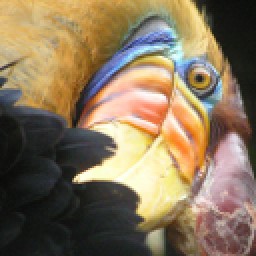
#> input picture bird_small.png, 128 x 128 px (shown 2 times larger)
$ python dim_red_try.py
#> lines starting #> are read from the running program, lines starting #| are printed output that depends on the picture
### dimensionality_reduction.py
import random
import numpy as np
from numpy.linalg import svd
import matplotlib.pyplot as plt

from utils.utility import mean_normalize

class PCA:
    def __init__(self, k_dim=2):
        self.k_dim = k_dim

        return

    def fit(self, X):
        m, n = X.shape
        X, mu = mean_normalize(X)
        # cov_X = 1/m * np.cov(X)
        cov_X = 1/m * (X.T @ X)
        U, S, vh = svd(cov_X)
        self.components_ = U

        return self

    def transform(self, X):
        # if not self.components_:
        #     raise ValueError('Model not fit. Fit the data first.')

        X, mu = mean_normalize(X)
        _new_basis = self.components_[:, :self.k_dim]
        Xt = []
        for i in range(X.shape[0]):
            xt = X[i, :] @ _new_basis
            Xt.append(xt)

        Xt = np.array(Xt)

        return Xt

    # [13 lines left out: function inverse_transform, not called in this run]

### utils/utility.py
import numpy as np
import random

def sigmoid(z):
    g = 1.0 / (1 + np.exp(-z))
    return g

def sigmoid_grad(z):
    g = sigmoid(z) * (1 - sigmoid(z))
    return g

# [19 lines left out: functions ravel, unravel, not called in this run]

def mean_normalize(X):
    m, n = X.shape
    means_ = np.array([np.sum(X[:, i]) for i in range(n)]).reshape(1, n) / m
    std_ = np.std(X, axis=0)
    normalized = (X - means_) / std_
    mu = np.array([np.sum(normalized[:, i]) for i in range(n)]).reshape(1, n) / m
    return normalized, mu

def euclidean_dist(obj_1, obj_2):
    return np.sqrt(sum(np.square(obj_1 - obj_2).T))

# [30 lines left out: functions gaussian_model, multinomial_model, test_train_split, accuracy_score, not called in this run]

### dim_red_try.py
from dimensionality_reduction import PCA

from scipy import io
import numpy as np
from PIL import Image
import matplotlib.pyplot as plt
from matplotlib import image

# mat = io.loadmat('bird_small.mat')
# X = mat['A']

img = Image.open('bird_small.png')
#> img is the input picture: PIL image 128x128 RGB; mean R, G, B 135.4, 117.4, 91.3

X = np.asarray(img)

m = X.shape[0]
#> m = 128
n = X.shape[1]
#> n = 128
X = X.reshape(m*n, 3)

image = Image.fromarray(X)
pca = PCA(k_dim=2)
pca.fit(X[:100, :])
#> in mean_normalize, `means_ = np.array([np.sum(X[:, i]) for i in range(n)]).reshape(1, n) / m`: means_ = [[209, 171, 94.94]]
#> in mean_normalize, `std_ = np.std(X, axis=0)`: std_ = [31.61, 26.01, 18.91]
#> in mean_normalize, `normalized = (X - means_) / std_`: normalized = 100 rows, first 8: [0.316, 0.346, 0.426], [0.664, 0.538, 1.11], [0.537, 0.576, 0.796], [0.442, 0.538, 0.532], [0.505, 0.307, 0.426], [0.6, 0.615, 1.06], [0.6, 0.538, 0.849], [0.6, 0.615, 1.01]
#> in mean_normalize, `mu = np.array([np.sum(normalized[:, i]) for i in range(n)]).reshape(1,..`: mu = [[-3.38e-16, 3.64e-16, 1.07e-16]]
#> in fit, `X, mu = mean_normalize(X)`: X has the same summary as normalized in mean_normalize
#> in fit, `cov_X = 1/m * (X.T @ X)`: cov_X = [[1, 0.95, 0.735], [0.95, 1, 0.875], [0.735, 0.875, 1]]
#> in fit, `U, S, vh = svd(cov_X)`: U = [[-0.573, 0.618, 0.538], [-0.603, 0.127, -0.788], [-0.555, -0.776, 0.299]]; S = [2.71, 0.272, 0.0181]; vh = [[-0.573, -0.603, -0.555], [0.618, 0.127, -0.776], [0.538, -0.788, 0.299]]
#> in fit, `self.components_ = U`: self.components_ has the same summary as U
Xt = pca.transform(X[:100, :])
#> in transform, `X, mu = mean_normalize(X)`: X has the same summary as normalized in mean_normalize; mu = [[-3.38e-16, 3.64e-16, 1.07e-16]]
#> the loop in transform, `for i in range(X.shape[0]):` made 100 passes
#> xt on passes 1 to 12: [-0.626, -0.0919], [-1.32, -0.386], [-1.1, -0.213], [-0.873, -0.0714], [-0.712, 0.0204], [-1.3, -0.374], [-1.14, -0.22], [-1.27, -0.333], [-0.922, -0.124], [-0.217, 0.137], [-0.633, -0.0118], [-1.09, -0.167]
#> after the loop in transform, `for i in range(X.shape[0]):`: Xt = 100 pairs, first value -3.14 to 7.91, second value -1.4 to 0.944
print(Xt.shape)
#| (100, 2)
plt.scatter(Xt[:, 0], Xt[:, 1])

plt.show()
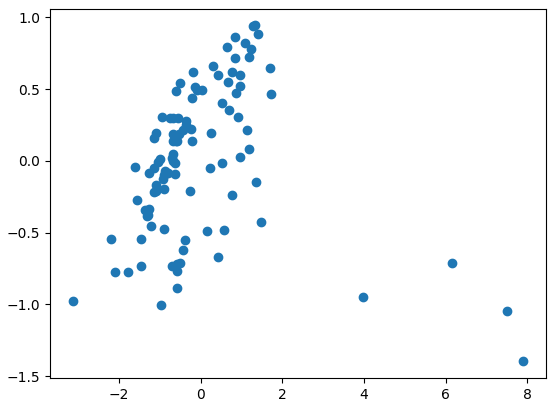
#> figure drawn by matplotlib, 1 panel
